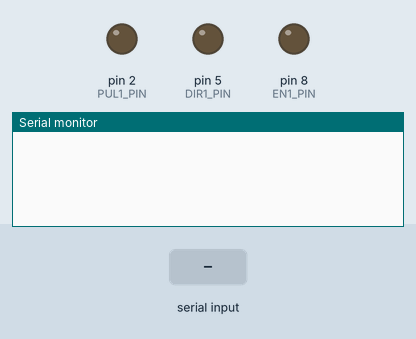
A sketch run on a simulated Arduino Uno, built with avr-gcc and run on an emulated ATmega328P. On the bench: output pins drawn as LEDs (lit = HIGH), the last lines printed to the serial monitor. The test bench sets the inputs (shaded band).

Above: at 1.3 s.
1.4 s: "G10,1\n" received over Serial
At 2.0 s:
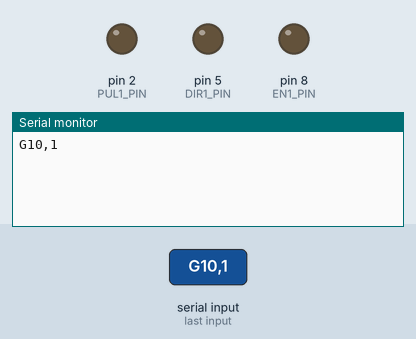
2.9 s: "X,1\n" received over Serial
At 4.1 s:
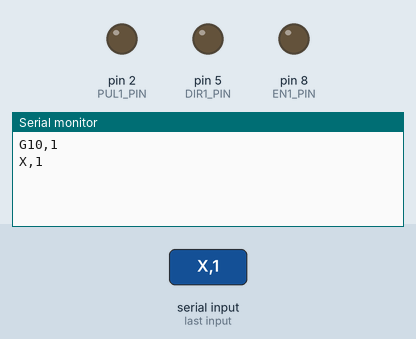
4.4 s: "F,1\n" received over Serial
At 5.5 s:
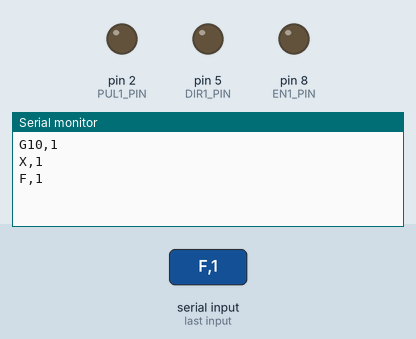

Measured:
- after the input at 1.4 s, the serial monitor: prints a new line at once (image 1)
- after the input at 2.9 s, the serial monitor: prints a new line at once (image 2)
- after the input at 4.4 s, the serial monitor: prints a new line at once (image 3)

The sketch:

Stepper_Serial_Control_X.ino
```cpp
#include <math.h>
#include <AccelStepper.h>

//driver for the axis 1 - X
#define PUL1_PIN 2
#define DIR1_PIN 5
//enable pin for the axis 1
#define EN1_PIN 8

AccelStepper stepper1(AccelStepper::DRIVER, PUL1_PIN, DIR1_PIN);

boolean en = false;
const byte numChars = 100;
char receivedChars[numChars]; // an array to store the received data
boolean newData = false;
float positions[1] = {0};
int microStep[1] = {16};
float angleStep[1] = {1.8};
long curSpeed = 100;

void setup()
{
  Serial.begin(9600);
  delay(100);

  pinMode(PUL1_PIN, OUTPUT);
  pinMode(DIR1_PIN, OUTPUT);
  pinMode(EN1_PIN, OUTPUT);

  digitalWrite(DIR1_PIN, LOW);

  enableAll();

}

void loop()
{
  recvWithEndMarker();
  parseData(receivedChars);
}

void parseData(char * receivedChars_) {
  char g[5] = "";
  String g_ = "";
  char chars[10] = "";
  String stringValue = "";
  const char delim[2] = " ";
  if (newData == false) {
    return;
  }
  Serial.write(receivedChars_);
  Serial.write("\n");
  newData = false;
  // split the data into its parts

  char * token; // this is used by strtok() as an index

  token = strtok(receivedChars_, delim);     // get the first part - the string
  strcpy(g, token); //
  g_ = String(g);
  while (token != NULL && g_.startsWith("G10") ) {
    token  = strtok(NULL, delim); // this continues where the previous call left off
    strcpy(chars, token);
    stringValue = String(chars);
    if (stringValue.startsWith("X")) {
      positions[0] = toPosition(stringValue);
    }
  }

  //set speed, en, disable
  while (token != NULL && g_.startsWith("G20")) {
    token  = strtok(NULL, delim); // this continues where the previous call left off
    strcpy(chars, token);
    stringValue = String(chars);
    if (stringValue.startsWith("F")) {
      curSpeed = microStep[0] * toPosition(stringValue);
      Serial.println(curSpeed);
    } else if (stringValue.startsWith("E0")) {
      disableAll();
    } else if (stringValue.startsWith("E1")) {
      enableAll();
    }
  }

  if (g_.startsWith("G10")) {
    runStepper1();
  }
}

void recvWithEndMarker() {
  static byte ndx = 0;
  char endMarker = '\n';
  char rc;
  while (Serial.available() > 0 && newData == false) {
    rc = Serial.read();

    if (rc != endMarker) {
      receivedChars[ndx] = rc;
      ndx++;
      if (ndx >= numChars) {
        ndx = numChars - 1;
      }
    }
    else {
      receivedChars[ndx] = '\0'; // terminate the string
      ndx = 0;
      newData = true;
    }
  }
}

void runStepper1()
{
  long newPositions = positions[0] * microStep[0] / angleStep[0];
  long acc = 0.2 * curSpeed;
  if (en) {
    stepper1.setMaxSpeed(curSpeed);
    stepper1.setAcceleration(acc);
    stepper1.runToNewPosition(newPositions);
  }
}
float toPosition(String s) {
  String dataInS = s.substring(1, s.length());
  char buff[dataInS.length() + 1];
  dataInS.toCharArray(buff, dataInS.length() + 1);
  return atof(buff);
}
void enableAll() {
  digitalWrite(EN1_PIN, LOW);
  //  Serial.write("Enable");
  //  Serial.write("\n");
  en = true;
}
void disableAll() {
  digitalWrite(EN1_PIN, HIGH);
  //  Serial.write("Disable");
  //  Serial.write("\n");
  en = false;
}
```
